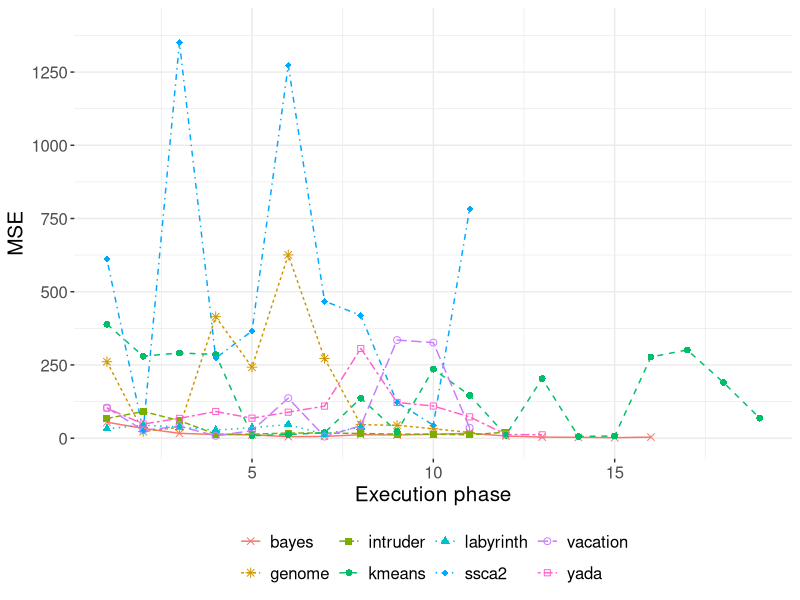

This chart was generated by the following R code:
library(ggplot2)

csv <- read.table("mseDynamic.txt", sep = ",", header = TRUE)

#remove with ID zero (no MSE, first matrix collected)
table <- subset(csv, id != 0)

yticks <- c(0, 250, 500, 750, 1000, 1250, 1500)

graph <-
  ggplot(data = table, aes(x = id, y = mse, group = app)) +
  theme_bw() +
  theme(
    legend.position="bottom",
    legend.title = element_blank(),
    plot.title = element_text(hjust = 0.5, face = "bold"),
    panel.border = element_blank(),
    text = element_text(size = 15),
    plot.subtitle = element_text(hjust = 0.5, face = "italic")
  ) +
  geom_line(aes(
    linetype = app,
    group = factor(app),
    color = app
  ),
  size = 0.5) +
  geom_point(aes(color = app, shape = app), size = 2) +
  xlab("Execution phase") +
  ylab("MSE") +
  scale_shape_manual(values = c(4, 8, 15, 16, 17, 18, 21, 22, 3, 42))+ 
  scale_y_continuous(limits=c(0,1400), breaks=yticks, labels=yticks)

ggsave(plot = graph,  file = "Figure_7.pdf",  device = cairo_pdf,  width = 15,  height = 9,  units = "cm")
